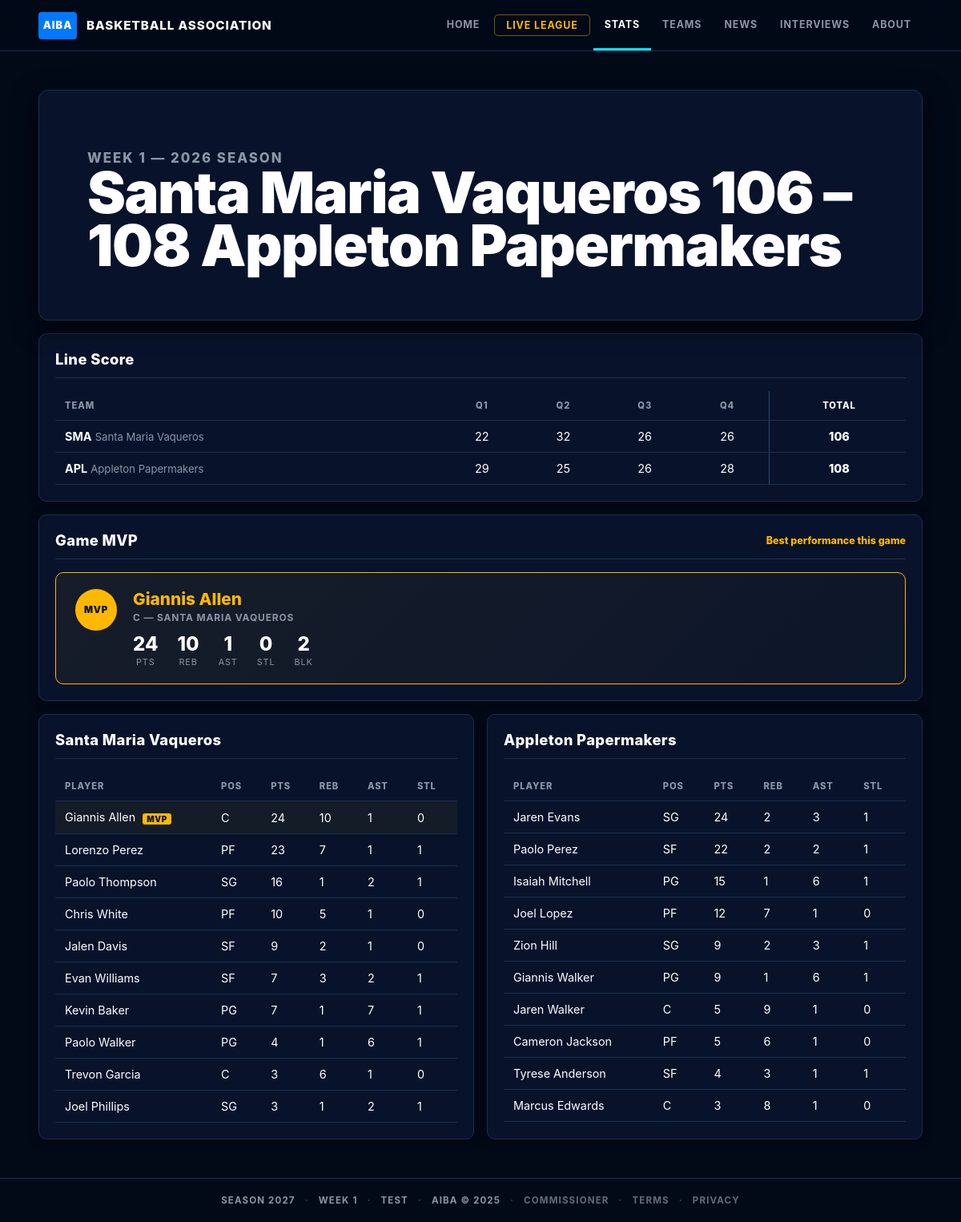
The app's page /games/1 with its own data.
### tables this page shows
CREATE TABLE games (
            id           INTEGER PRIMARY KEY,
            home_team_id INTEGER NOT NULL REFERENCES teams(id),
            away_team_id INTEGER NOT NULL REFERENCES teams(id),
            week         INTEGER NOT NULL,
            season_year  INTEGER NOT NULL,
            home_score   INTEGER,
            away_score   INTEGER,
            played       INTEGER DEFAULT 0
        , q1_home INTEGER, q2_home INTEGER, q3_home INTEGER, q4_home INTEGER, q1_away INTEGER, q2_away INTEGER, q3_away INTEGER, q4_away INTEGER, mvp_player_id INTEGER, playoff_series_id INTEGER);

CREATE TABLE teams (
            id          INTEGER PRIMARY KEY,
            city        TEXT NOT NULL,
            name        TEXT NOT NULL,
            abbreviation TEXT NOT NULL
        , mascot TEXT, colors TEXT, logo_description TEXT, motto TEXT, arena TEXT, team_archetype TEXT, play_style TEXT, reputation TEXT, rivalry TEXT, signature_trait TEXT);

CREATE TABLE players (
            id           INTEGER PRIMARY KEY,
            team_id      INTEGER NOT NULL REFERENCES teams(id),
            first_name   TEXT NOT NULL,
            last_name    TEXT NOT NULL,
            age          INTEGER NOT NULL,
            position     TEXT NOT NULL,
            skill_rating INTEGER NOT NULL,
            salary       INTEGER NOT NULL
        , status TEXT DEFAULT 'active', retired_season INTEGER);

CREATE TABLE player_game_stats (
            id        INTEGER PRIMARY KEY,
            game_id   INTEGER NOT NULL REFERENCES games(id),
            player_id INTEGER NOT NULL REFERENCES players(id),
            team_id   INTEGER NOT NULL REFERENCES teams(id),
            points    INTEGER DEFAULT 0,
            rebounds  INTEGER DEFAULT 0,
            assists   INTEGER DEFAULT 0,
            steals    INTEGER DEFAULT 0,
            blocks    INTEGER DEFAULT 0
        );

CREATE TABLE league_state (
            id           INTEGER PRIMARY KEY,
            current_week INTEGER DEFAULT 1,
            season_year  INTEGER DEFAULT 2025,
            last_updated TEXT
        , mode TEXT DEFAULT 'test', official_started INTEGER DEFAULT 0, phase TEXT DEFAULT 'regular_season', offseason_stage TEXT, offseason_from_season INTEGER);

### web_app.py (the view)
@app.route("/games/<int:game_id>")
def game_page(game_id):
    def load(conn):
        detail = q.game_detail(conn, game_id)
        state = q.get_state(conn)
        return {"state": state, "detail": detail}
    data = with_conn(load)
    if not data["state"]:
        return render_no_league()
    if not data["detail"]:
        return render_template("not_found.html", title="Game not found"), 404
    return render_template("game_detail.html", **data, active="scores")

### league/database.py (called while the page is built)
def get_connection():
    conn = sqlite3.connect(DB_PATH)
    conn.row_factory = sqlite3.Row
    conn.execute("PRAGMA foreign_keys = ON")
    return conn

### league/web_queries.py (called while the page is built)
def dicts(rows):
    return [dict(row) for row in rows]

def one(row):
    return dict(row) if row else None

def get_state(conn):
    return one(conn.execute("SELECT * FROM league_state WHERE id = 1").fetchone())

def get_site_chrome(conn):
    return {
        "state": get_state(conn),
        "teams": dicts(conn.execute(
            "SELECT id, city, name, abbreviation FROM teams ORDER BY city"
        ).fetchall()),
    }

### web_app.py (called while the page is built)
def with_conn(callback):
    create_tables()
    conn = get_connection()
    try:
        return callback(conn)
    finally:
        conn.close()

@app.context_processor
def inject_chrome():
    def load():
        return with_conn(q.get_site_chrome)
    try:
        chrome = load()
    except Exception:
        chrome = {"state": None, "teams": []}
    return chrome

### templates/game_detail.html (shortened to what this page needs)
{% extends "base.html" %}
{% block content %}
<section class="game-hero">
  <div>
    <p class="eyebrow">Week {{ detail.game.week }} &mdash; {{ detail.game.season_year }} Season</p>
    <h1>{{ detail.game.home_name }} {{ detail.game.home_score or "—" }} &ndash; {{ detail.game.away_score or "—" }} {{ detail.game.away_name }}</h1>
  </div>
</section>
{% if detail.game.q1_home is not none %}
<section style="margin-top:16px;">
  <div class="panel">
    <div class="section-head"><h2>Line Score</h2></div>
    <div class="table-wrap">
      <table class="linescore">
        <thead>
          <tr>
            <th>Team</th>
            <th>Q1</th><th>Q2</th><th>Q3</th><th>Q4</th>
            <th class="total">Total</th>
          </tr>
        </thead>
        <tbody>
          <tr>
            <td><strong>{{ detail.game.home_abbr }}</strong> <span style="color:var(--muted);font-size:0.82rem;">{{ detail.game.home_name }}</span></td>
            <td>{{ detail.game.q1_home }}</td>
            <td>{{ detail.game.q2_home }}</td>
            <td>{{ detail.game.q3_home }}</td>
            <td>{{ detail.game.q4_home }}</td>
            <td class="total">{{ detail.game.home_score }}</td>
          </tr>
          <tr>
            <td><strong>{{ detail.game.away_abbr }}</strong> <span style="color:var(--muted);font-size:0.82rem;">{{ detail.game.away_name }}</span></td>
            <td>{{ detail.game.q1_away }}</td>
            <td>{{ detail.game.q2_away }}</td>
            <td>{{ detail.game.q3_away }}</td>
            <td>{{ detail.game.q4_away }}</td>
            <td class="total">{{ detail.game.away_score }}</td>
          </tr>
        </tbody>
      </table>
    </div>
  </div>
</section>
{% endif %}
{% if detail.mvp %}
<section style="margin-top:16px;">
  <div class="panel">
    <div class="section-head">
      <h2>Game MVP</h2>
      <span style="color:var(--gold);font-size:0.78rem;font-weight:800;">Best performance this game</span>
    </div>
    <div class="mvp-card">
      <div class="mvp-badge">MVP</div>
      <div>
        <p class="mvp-name">
          <a href="{{ url_for('player_page', player_id=detail.mvp.player_id) }}" style="color:var(--gold);text-decoration:none;">{{ detail.mvp.player }}</a>
        </p>
        <p class="mvp-team">{{ detail.mvp.position }} &mdash; {{ detail.mvp.team_name }}</p>
        <div class="mvp-stats">
          <div class="mvp-stat"><strong>{{ detail.mvp.points }}</strong><span>PTS</span></div>
          <div class="mvp-stat"><strong>{{ detail.mvp.rebounds }}</strong><span>REB</span></div>
          <div class="mvp-stat"><strong>{{ detail.mvp.assists }}</strong><span>AST</span></div>
          <div class="mvp-stat"><strong>{{ detail.mvp.steals }}</strong><span>STL</span></div>
          <div class="mvp-stat"><strong>{{ detail.mvp.blocks }}</strong><span>BLK</span></div>
        </div>
      </div>
    </div>
  </div>
</section>
{% endif %}
<section class="section-grid" style="margin-top:16px;">
  {% for team_name in [detail.game.home_name, detail.game.away_name] %}
    <div class="panel">
      <div class="section-head"><h2>{{ team_name }}</h2></div>
      <div class="table-wrap">
        <table>
          <thead><tr><th>Player</th><th>Pos</th><th>PTS</th><th>REB</th><th>AST</th><th>STL</th><th>BLK</th></tr></thead>
          <tbody>
            {% for row in detail.box if row.team_name == team_name %}
              <tr{% if detail.mvp and row.player_id == detail.mvp.player_id %} class="mvp-row"{% endif %}>
                <td><a href="{{ url_for('player_page', player_id=row.player_id) }}">{{ row.player }}</a>{% if detail.mvp and row.player_id == detail.mvp.player_id %} <span class="mvp-pip">MVP</span>{% endif %}</td>
                <td>{{ row.position }}</td>
                <td>{{ row.points }}</td>
                <td>{{ row.rebounds }}</td>
                <td>{{ row.assists }}</td>
                <td>{{ row.steals }}</td>
                <td>{{ row.blocks }}</td>
              </tr>
            {% else %}
              <tr><td colspan="7">No box score recorded.</td></tr>
            {% endfor %}
          </tbody>
        </table>
      </div>
    </div>
  {% endfor %}
</section>
{% endblock %}

### templates/base.html (shortened to what this page needs)
<!doctype html>
<html lang="en">
<head>
  <link rel="stylesheet" href="{{ url_for('static', filename='site.css') }}">
</head>
<body>
  <header class="site-header">
    <a class="brand" href="{{ url_for('home') }}">
      <span class="brand-mark">AIBA</span>
      <span class="brand-copy">Basketball Association</span>
    </a>
    <nav class="nav" aria-label="Primary">
      <a class="{{ 'active' if active == 'home' else '' }}" href="{{ url_for('home') }}">Home</a>
      <a class="nav-cta {{ 'active' if active == 'live_league' else '' }}" href="{{ url_for('live_league') }}">Live League</a>
      <div class="nav-group">
        <a class="{{ 'active' if active in ('standings','scores','leaders') else '' }}" href="{{ url_for('standings') }}">Stats</a>
      </div>
      <div class="nav-group">
        <a class="{{ 'active' if active in ('teams','players') else '' }}" href="{{ url_for('teams') }}">Teams</a>
      </div>
      <a class="{{ 'active' if active == 'news' else '' }}" href="{{ url_for('news') }}">News</a>
      <a class="{{ 'active' if active == 'interviews' else '' }}" href="{{ url_for('interviews') }}">Interviews</a>
      <div class="nav-group">
        <a class="{{ 'active' if active in ('about','contact') else '' }}" href="{{ url_for('about') }}">About</a>
      </div>
    </nav>
  </header>
  <main>
    {% block content %}{% endblock %}
  </main>
  <footer class="footer">
    <span>Season {{ state.season_year if state else "—" }}</span>
    <span>Week {{ state.current_week if state else "—" }}</span>
    <span>{{ state.mode|upper if state else "NO LEAGUE" }}</span>
    <span>AIBA &copy; 2025</span>
    <span><a href="{{ url_for('commissioner') }}" style="color:inherit;opacity:0.7;">Commissioner</a></span>
    <span><a href="{{ url_for('terms') }}" style="color:inherit;opacity:0.7;">Terms</a></span>
    <span><a href="{{ url_for('privacy') }}" style="color:inherit;opacity:0.7;">Privacy</a></span>
  </footer>
</body>
</html>

### records on screen
games: game.week "1", game.season_year "2026", game "106", game "108", game.q1_home "22", game.q2_home "32", game.q3_home "26", game.q4_home "26", game.home_score "106", game.q1_away "29", game.q2_away "25", game.q3_away "26", game.q4_away "28", game.away_score "108"
teams: game.home_abbr "SMA"
teams: game.away_abbr "APL"
players: mvp.position "C"
player_game_stats: mvp.points "24", mvp.rebounds "10", mvp.assists "1", mvp.steals "0", mvp.blocks "2", player "Giannis Allen", shows "MVP", position "C", points "24", rebounds "10", assists "1", steals "0"
player_game_stats: player "Lorenzo Perez", position "PF", points "23", rebounds "7", assists "1", steals "1"
player_game_stats: player "Paolo Thompson", position "SG", points "16", rebounds "1", assists "2", steals "1"
player_game_stats: player "Chris White", position "PF", points "10", rebounds "5", assists "1", steals "0"
player_game_stats: player "Jalen Davis", position "SF", points "9", rebounds "2", assists "1", steals "0"
player_game_stats: player "Evan Williams", position "SF", points "7", rebounds "3", assists "2", steals "1"
player_game_stats: player "Kevin Baker", position "PG", points "7", rebounds "1", assists "7", steals "1"
player_game_stats: player "Paolo Walker", position "PG", points "4", rebounds "1", assists "6", steals "1"
player_game_stats: player "Trevon Garcia", position "C", points "3", rebounds "6", assists "1", steals "0"
player_game_stats: player "Joel Phillips", position "SG", points "3", rebounds "1", assists "2", steals "1"
player_game_stats: player "Jaren Evans", position "SG", points "24", rebounds "2", assists "3", steals "1"
player_game_stats: player "Paolo Perez", position "SF", points "22", rebounds "2", assists "2", steals "1"
player_game_stats: player "Isaiah Mitchell", position "PG", points "15", rebounds "1", assists "6", steals "1"
player_game_stats: player "Joel Lopez", position "PF", points "12", rebounds "7", assists "1", steals "0"
player_game_stats: player "Zion Hill", position "SG", points "9", rebounds "2", assists "3", steals "1"
player_game_stats: player "Giannis Walker", position "PG", points "9", rebounds "1", assists "6", steals "1"
player_game_stats: player "Jaren Walker", position "C", points "5", rebounds "9", assists "1", steals "0"
player_game_stats: player "Cameron Jackson", position "PF", points "5", rebounds "6", assists "1", steals "0"
player_game_stats: player "Tyrese Anderson", position "SF", points "4", rebounds "3", assists "1", steals "1"
player_game_stats: player "Marcus Edwards", position "C", points "3", rebounds "8", assists "1", steals "0"
league_state: season_year "2027", current_week "1", mode "TEST"

### other values on screen
{{ detail.game.home_name }} "Santa Maria Vaqueros"
{{ detail.game.away_name }} "Appleton Papermakers"
{{ detail.mvp.player }} "Giannis Allen"
{{ detail.mvp.team_name }} "SANTA MARIA VAQUEROS"
{{ team_name }} "Santa Maria Vaqueros" "Appleton Papermakers"
